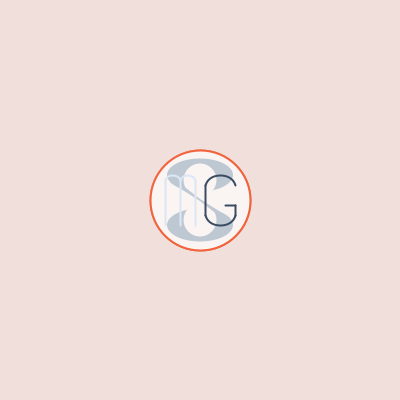
Frame 1 (no input)
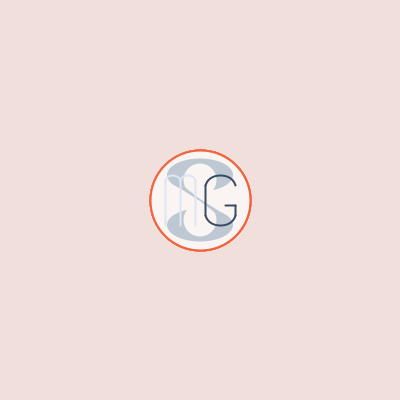
Frame 60 (the mouse pressed at the canvas centre just before this capture)
Frame 120 (the mouse held since frame 60 and released just before this capture): identical to frame 60, image omitted

The Processing sketch that drew these frames (run headless with seeded random() and noise(); from frame 60 on, the mouse is pressed at the canvas centre):

// Processing sketch: processing_50912
// ── processing_50912.pde

//homework #5: target drawing - 48257 S'12
//melissa (macy) goh copyright 2012

float x, y, wd, ht;
float r, g, b;
float s;

void setup()
{
 size(400, 400);
 background(240, 223, 218);
 smooth();
 frameRate(100);
 x = 150;
 y = 150;
 wd = 100;
 ht = 100;
 s = 2;
 drawInitials(x, y, wd, ht);
 
 r = 190;
 g = 200;
 b = 211;
}

void mousePressed()
{
   noStroke();
   fill(240, 223, 218, 30);
   rect(0, 0, width, height);
   x = mouseX - wd/2;
   y = mouseY - ht/2;
}

void keyPressed()
{
 if (keyCode == UP)
 {
   wd = wd*2;
   ht = ht*2;
   x = x - wd/4;
   y = y - ht/4;
   s = s * 1.25;
 }

 if (keyCode == DOWN)
 {
   wd = wd/2;
   ht = ht/2;
   x = x + wd/2;
   y = y + ht/2;
   s = s * 0.75;
 }
 
 if (keyCode == ' ')
 {
   r = random(255);
   g = random(255);
   b = random(255);
 }
}
 
void draw()
{
 noStroke();
 fill(240, 223, 218, 30);
 rect(0, 0, width, height);
 drawInitials(x, y, wd, ht);
}

void drawInitials(float x, float y, float wd, float ht)
{
 stroke(240, 99, 60);
 strokeWeight(s);
 fill(250, 244, 242);
 ellipse(x + wd*.5, y + ht*.5, wd, ht);

 noStroke();
 fill(r, g, b);
 ellipse(x + wd*.5, y + ht*.25, wd*.66, ht*.33);
 ellipse(x + wd*.5, y + ht*.75, wd*.66, ht*.33);

 fill(250, 244, 242);
 ellipse(x + wd*.5, y + ht*.30, wd*.33, ht*.33);
 ellipse(x + wd*.5, y + ht*.70, wd*.33, ht*.33);

 fill(r, g, b);
 quad(x + wd*.5, y + ht*.49, x + wd*.5, y + ht*.51, x + wd*.20, y +
ht*.32, x + wd*.32, y + ht*.35);
 quad(x + wd*.5, y + ht*.51, x + wd*.5, y + ht*.49, x + wd*.80, y +
ht*.68, x + wd*.68, y + ht*.65);

 stroke(220, 231, 245);
 strokeWeight(s);
 beginShape();
   vertex(x + wd*.15, y + ht*.30);
   vertex(x + wd*.15, y + ht*.75);
 endShape();

 beginShape();
   vertex(x + wd*.30, y + ht*.30);
   vertex(x + wd*.30, y + ht*.75);
 endShape();

 beginShape();
   vertex(x + wd*.45, y + ht*.30);
   vertex(x + wd*.45, y + ht*.75);
 endShape();

 noFill();
 beginShape();
   curveVertex(x + wd*.15, y + ht*.50);
   curveVertex(x + wd*.15, y + ht*.30);
   curveVertex(x + wd*.22, y + ht*.25);
   curveVertex(x + wd*.30, y + ht*.30);
   curveVertex(x + wd*.30, y + ht*.50);
 endShape();

 beginShape();
   curveVertex(x + wd*.30, y + ht*.50);
   curveVertex(x + wd*.30, y + ht*.30);
   curveVertex(x + wd*.37, y + ht*.25);
   curveVertex(x + wd*.45, y + ht*.30);
   curveVertex(x + wd*.45, y + ht*.50);
 endShape();

 stroke(57, 76, 98);
 beginShape();
   vertex(x + wd*.55, y + ht*.35);
   vertex(x + wd*.55, y + ht*.65);
 endShape();

 beginShape();
   vertex(x + wd*.85, y + ht*.55);
   vertex(x + wd*.85, y + ht*.65);
 endShape();

 beginShape();
   curveVertex(x + wd*.55, y + ht*.75);
   curveVertex(x + wd*.55, y + ht*.35);
   curveVertex(x + wd*.70, y + ht*.25);
   curveVertex(x + wd*.85, y + ht*.35);
   curveVertex(x + wd*.85, y + ht*.75);
 endShape();

 beginShape();
   curveVertex(x + wd*.55, y + ht*.25);
   curveVertex(x + wd*.55, y + ht*.65);
   curveVertex(x + wd*.70, y + ht*.75);
   curveVertex(x + wd*.85, y + ht*.65);
   curveVertex(x + wd*.85, y + ht*.25);
 endShape();

 beginShape();
   vertex(x + wd*.75, y + ht*.55);
   vertex(x + wd*.85, y + ht*.55);
 endShape();
}
